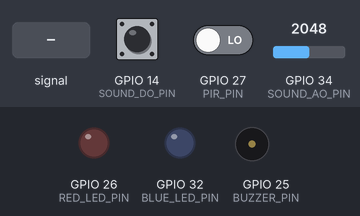
The program below on a simulated ESP32. On the bench: output pins drawn as LEDs (lit = HIGH), buzzer (waves = sounding, pin HIGH). Dashed ring = blinking. Inputs (shaded band) come from the test bench; at power-on: GPIO 27 (PIR_PIN) LOW, GPIO 14 (SOUND_DO_PIN) HIGH, GPIO 34 (SOUND_AO_PIN) = 2048 (analog values on the 0–4095 scale). WiFi joins after 1.5 s; servers stay silent unless stated; uploads are accepted with an empty reply; what the program prints to the serial monitor is not drawn.

Above: at 3.9 s.
4.0 s: GPIO 34 (SOUND_AO_PIN) fed a 200 Hz sine of ±327 counts around its level
At 4.1 s:
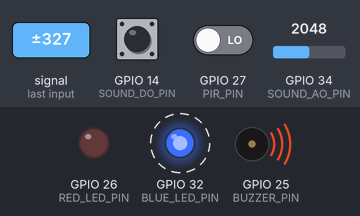
7.0 s: GPIO 27 (PIR_PIN) driven HIGH
At 8.71 s:
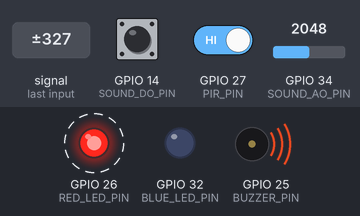
14.5 s: GPIO 14 (SOUND_DO_PIN) pulled LOW for 1 s
Timing chart, 0 to 17.5 s (numbered marks = the images above; inputs shaded):
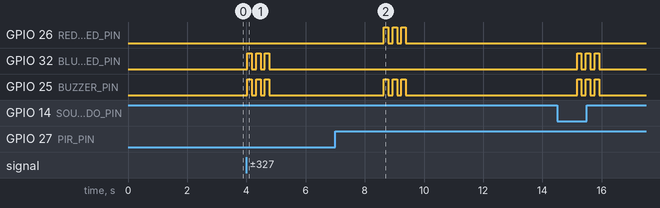

Measured:
- after the input at 4.0 s, GPIO 32 (BLUE_LED_PIN), GPIO 25 (BUZZER_PIN): alternates HIGH for 0.15 s and LOW for 0.15 s, 6 changes in all, then stays LOW, starting at once
- after the input at 7.0 s, GPIO 26 (RED_LED_PIN), GPIO 25 (BUZZER_PIN): alternates HIGH for 0.15 s and LOW for 0.15 s, 6 changes in all, then stays LOW, starting after 1.6 s

The program:

main.cpp
```cpp
#include <Arduino.h>
#include <WiFi.h>
#include <WiFiClientSecure.h>
#include <ArduinoJson.h>
#include <HTTPClient.h>

// --- Wi-Fi Configuration ---
const char* ssid = "Benjithecat";
const char* password = "33333333";

// --- Supabase Configuration ---
const char* SUPABASE_URL = "https://eiilgfsmqizueqhvkptc.supabase.co";
const char* SUPABASE_KEY = "sb_publishable_e6xBVMtOzOlmCeMxGjZVyw_kt5rg7hp";
const char* TABLE_NAME = "alerts";

// --- Input Pin Definitions ---
const int PIR_PIN = 27;        // Motion sensor (Green wire - HIGH when motion detected)
const int SOUND_DO_PIN = 14;   // Sound sensor DO pin (Violet wire - Digital threshold)
const int SOUND_AO_PIN = 34;   // Sound sensor AO pin (Brown wire - Analog waveform for shouts)

// --- Sound Analog Sensitivity Settings ---
// Lower value = more sensitive to shouts; Higher value = less sensitive (Range: 200 to 1500)
const int SOUND_PEAK_THRESHOLD = 600;

// --- Output Pin Definitions ---
const int BUZZER_PIN = 25;     // Yellow wire
const int RED_LED_PIN = 26;    // Orange wire (Red LED for Motion)
const int BLUE_LED_PIN = 32;   // Orange wire (Blue LED for Sound)

// --- Timing & Cooldowns ---
unsigned long lastMotionTime = 0;
unsigned long lastSoundTime = 0;
const unsigned long COOLDOWN_MS = 10000; // Minimum 10s between separate alerts

// --- PIR Non-Looping State Machine ---
bool pirLatched = false;                 // Locks motion after 1 trigger until pin goes LOW
unsigned long pirHighStart = 0;
unsigned long pirLowStart = 0;
const unsigned long PIR_CONFIRM_MS = 500; // Must stay HIGH for 0.5s to count as real motion
const unsigned long PIR_RESET_MS = 3000;  // Must stay LOW for 3 full seconds before re-arming

// --- Sound Sensor Interrupt ---
volatile bool soundTriggered = false;
volatile unsigned long lastSoundIsrTime = 0;
volatile bool ignoreSensors = false;     // Blocks false triggers during alarm/Wi-Fi send

void IRAM_ATTR onSoundDetected() {
  if (ignoreSensors) return;
  unsigned long now = millis();
  if (now - lastSoundIsrTime > 100) {
    soundTriggered = true;
    lastSoundIsrTime = now;
  }
}

// --- Analog Peak-to-Peak Shout Detector (30ms sample window) ---
bool isLoudShoutDetected() {
  if (ignoreSensors) return false;

  unsigned long startWindow = millis();
  int signalMax = 0;
  int signalMin = 4095;

  // Sample the microphone waveform for 30ms to catch low-frequency human voice waves
  while (millis() - startWindow < 30) {
    int sample = analogRead(SOUND_AO_PIN);
    if (sample > signalMax) signalMax = sample;
    if (sample < signalMin) signalMin = sample;
  }

  int peakToPeak = signalMax - signalMin;

  // Uncomment the line below if you want to see live voice readings in the Serial Monitor to tune it:
  // if (peakToPeak > 200) Serial.println("Mic Peak-to-Peak: " + String(peakToPeak));

  return (peakToPeak >= SOUND_PEAK_THRESHOLD);
}

// --- Alarm Function ---
void triggerAlarm(int activeLedPin) {
  for (int i = 0; i < 3; i++) {
    digitalWrite(activeLedPin, HIGH);
    digitalWrite(BUZZER_PIN, HIGH);
    delay(150);
    digitalWrite(activeLedPin, LOW);
    digitalWrite(BUZZER_PIN, LOW);
    delay(150);
  }
}

// --- Send Alert to Supabase over HTTPS ---
void sendAlertToSupabase(const char* alertType, const char* metadata) {
  if (WiFi.status() != WL_CONNECTED) {
    Serial.println("WiFi not connected, cannot send alert");
    return;
  }

  WiFiClientSecure client;
  client.setInsecure();

  HTTPClient http;
  String url = String(SUPABASE_URL) + "/rest/v1/" + TABLE_NAME;

  if (http.begin(client, url)) {
    http.addHeader("Content-Type", "application/json");
    http.addHeader("Authorization", String("Bearer ") + SUPABASE_KEY);
    http.addHeader("apikey", SUPABASE_KEY);
    http.addHeader("Prefer", "return=minimal");

    StaticJsonDocument<256> doc;
    doc["type"] = alertType;
    doc["metadata"] = metadata;

    String payload;
    serializeJson(doc, payload);

    Serial.println("Sending alert: " + payload);
    int httpCode = http.POST(payload);

    if (httpCode == 201 || httpCode == 200 || httpCode == 204) {
      Serial.println("✓ Alert sent successfully (HTTP " + String(httpCode) + ")");
    } else {
      Serial.println("✗ Failed to send alert. HTTP code: " + String(httpCode));
      Serial.println("Response: " + http.getString());
    }
    http.end();
  } else {
    Serial.println("✗ Unable to initialize HTTPS connection");
  }
}

void setup() {
  Serial.begin(115200);
  delay(1000);

  // Configure Input pins
  pinMode(PIR_PIN, INPUT_PULLDOWN);
  pinMode(SOUND_DO_PIN, INPUT_PULLUP);
  pinMode(SOUND_AO_PIN, INPUT);

  // Configure ADC resolution for ESP32 (0 - 4095)
  analogReadResolution(12);

  // Configure Output pins
  pinMode(BUZZER_PIN, OUTPUT);
  pinMode(RED_LED_PIN, OUTPUT);
  pinMode(BLUE_LED_PIN, OUTPUT);

  digitalWrite(BUZZER_PIN, LOW);
  digitalWrite(RED_LED_PIN, LOW);
  digitalWrite(BLUE_LED_PIN, LOW);

  Serial.println("\n=== Security System Starting ===");
  WiFi.begin(ssid, password);

  int attempts = 0;
  while (WiFi.status() != WL_CONNECTED && attempts < 20) {
    delay(500);
    Serial.print(".");
    attempts++;
  }

  if (WiFi.status() == WL_CONNECTED) {
    Serial.println("\n✓ WiFi connected! IP: " + WiFi.localIP().toString());
    sendAlertToSupabase("system", "Security System Online");
  } else {
    Serial.println("\n✗ Failed to connect to WiFi");
  }

  // If the PIR is already HIGH on boot, start it in the latched state so it doesn't false-fire
  if (digitalRead(PIR_PIN) == HIGH) {
    pirLatched = true;
  }

  // Attach Sound Interrupt after Wi-Fi setup finishes
  attachInterrupt(digitalPinToInterrupt(SOUND_DO_PIN), onSoundDetected, CHANGE);
  soundTriggered = false;

  Serial.println("=== Armed & Waiting for Motion or Sound ===\n");
}

void loop() {
  unsigned long now = millis();
  int pirState = digitalRead(PIR_PIN);

  // ===== 1. MOTION DETECTION (SINGLE-SHOT, NO LOOPING) =====
  if (pirState == HIGH) {
    pirLowStart = 0; // Reset LOW timer because pin is currently HIGH

    if (!pirLatched) {
      if (pirHighStart == 0) {
        pirHighStart = now; // Start timing how long PIR has been HIGH
      } else if (now - pirHighStart >= PIR_CONFIRM_MS) {
        // Confirmed real motion -> Lock immediately so it CANNOT loop!
        pirLatched = true;

        if (now - lastMotionTime > COOLDOWN_MS || lastMotionTime == 0) {
          ignoreSensors = true; // Block buzzer/Wi-Fi from triggering sound sensor
          Serial.println("\n🚨 MOTION DETECTED!");
          triggerAlarm(RED_LED_PIN);
          sendAlertToSupabase("motion", "Motion detected");
          lastMotionTime = millis();

          delay(3000); // Let power rail & Wi-Fi radio settle for 3s
          soundTriggered = false;
          ignoreSensors = false;
        }
      }
    }
  } else {
    // PIR pin is LOW (No motion)
    pirHighStart = 0;

    // Only unlock/re-arm the PIR after it stays completely LOW for 3 full seconds
    if (pirLatched) {
      if (pirLowStart == 0) {
        pirLowStart = now;
      } else if (now - pirLowStart >= PIR_RESET_MS) {
        pirLatched = false; // Re-armed and ready for next motion event
        pirLowStart = 0;
        Serial.println("✓ Motion sensor reset and re-armed.");
      }
    }
  }

  // ===== 2. SOUND DETECTION (DIGITAL INTERRUPT OR ANALOG SHOUT) =====
  bool analogShout = isLoudShoutDetected();

  if (soundTriggered || analogShout) {
    soundTriggered = false;

    if (now - lastSoundTime > COOLDOWN_MS || lastSoundTime == 0) {
      ignoreSensors = true; // Block buzzer from re-triggering sound interrupt
      Serial.println("\n🔊 SOUND DETECTED!");
      triggerAlarm(BLUE_LED_PIN);
      sendAlertToSupabase("sound", "Loud noise detected");
      lastSoundTime = millis();

      delay(3000); // Let Wi-Fi radio & room echo settle for 3s
      soundTriggered = false;
      ignoreSensors = false;
    }
  }
}
```
